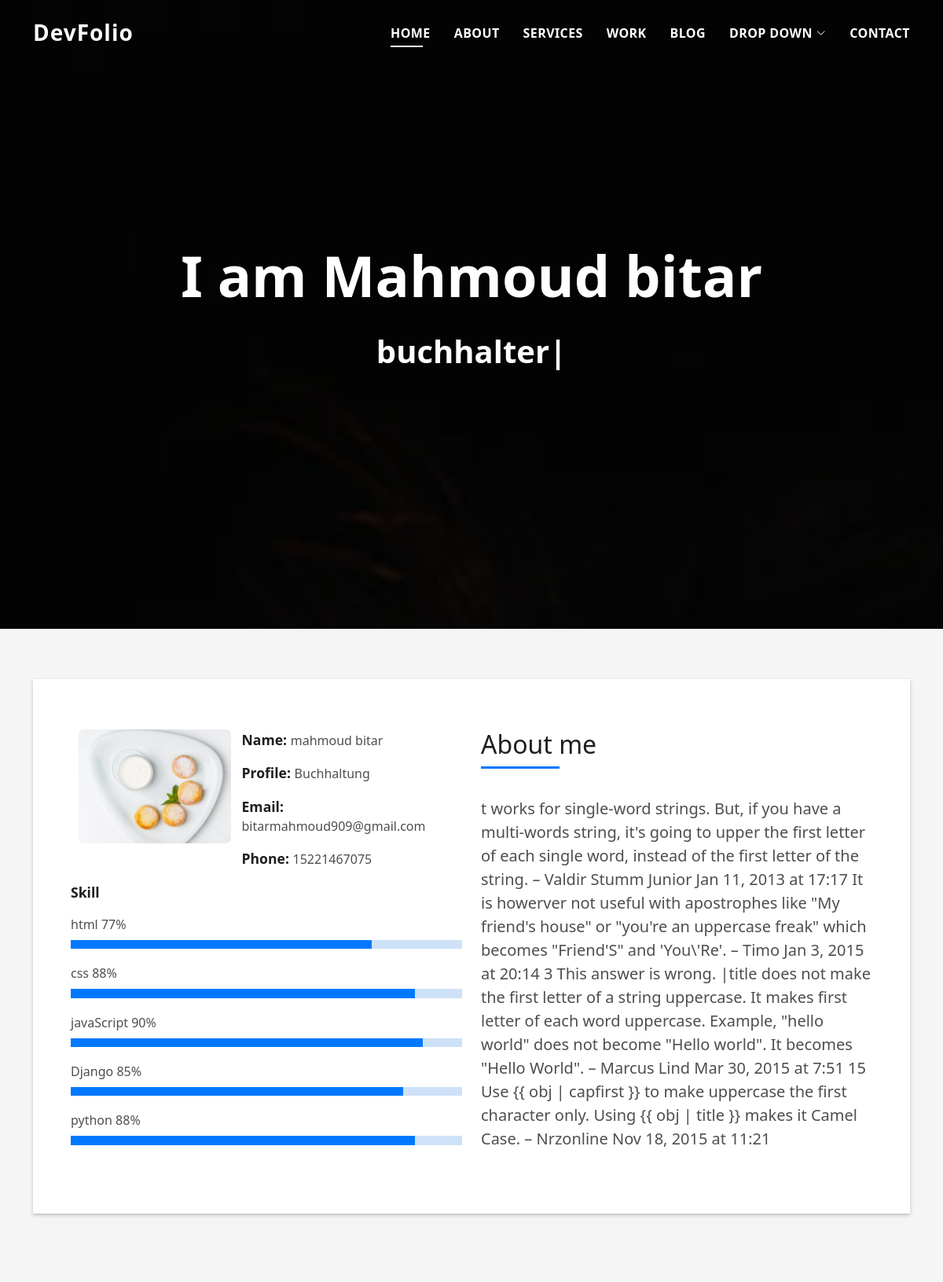
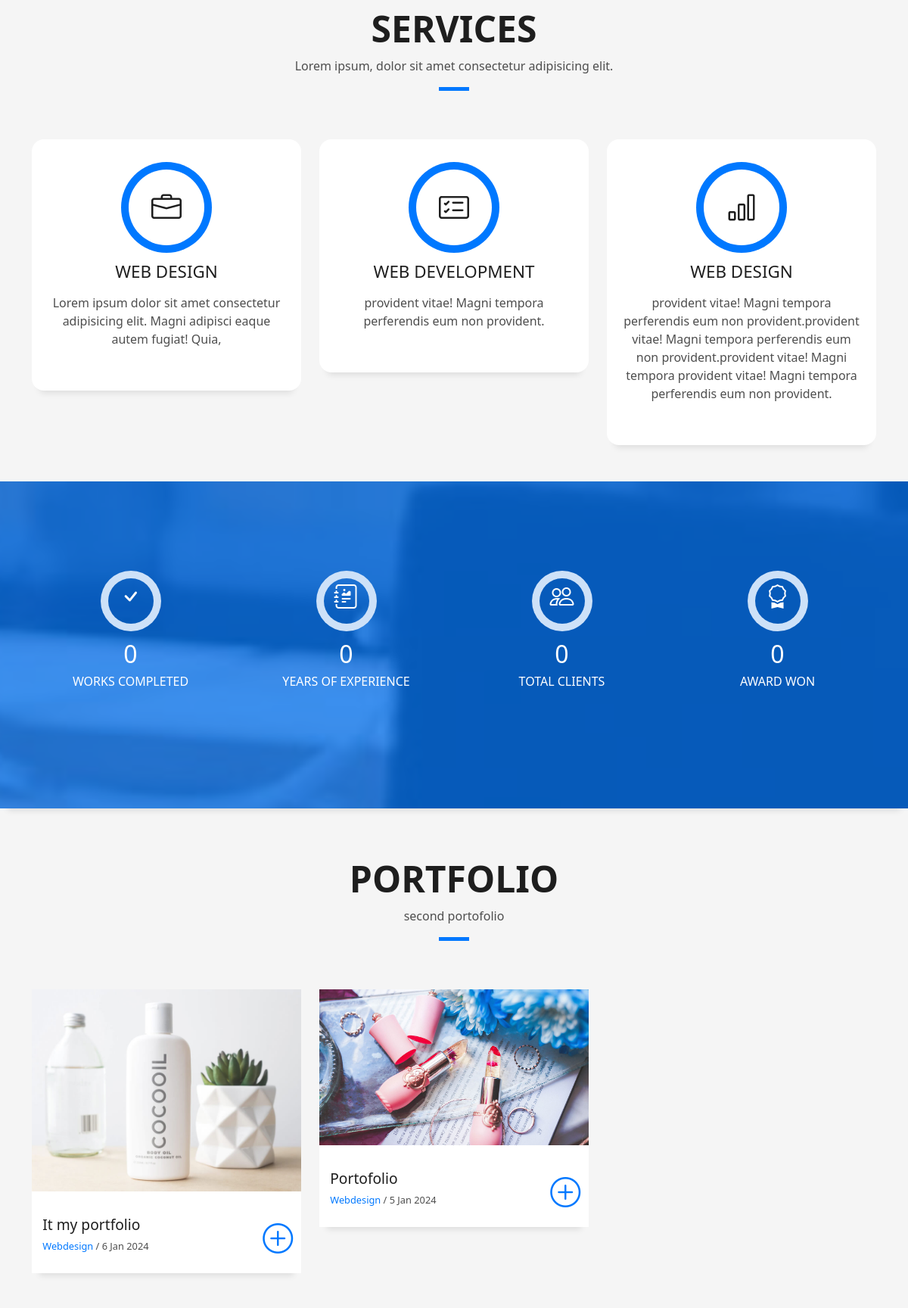
The page / (upper part) on the database its author committed (2 pictures, top to bottom).
### home/models.py (models this page shows, shortened)
class Home (models.Model):
    name = models.CharField(max_length=20)
    job = models.CharField(max_length=50)
    image = models.ImageField(upload_to='home/', null=True,blank=True)

class About (models.Model):
    name =models.CharField(max_length=20)
    profile = models.CharField(max_length=50)
    email = models.CharField(max_length=40)
    phone = models.IntegerField(blank=True, help_text='Contact phone number')
    image = models.ImageField(upload_to='about/')
    aboutme = models.TextField(max_length=20000)

class Skill (models.Model):
    skill = models.CharField(max_length=15)
    percentage = models.IntegerField()
    def __str__(self):
        return self.skill

class Service (models.Model):
    title = models.CharField(max_length=200)
    icon1 = models.CharField(max_length=20)
    icon2 = models.CharField(max_length=20)
    job = models.CharField(max_length=50)
    subtitle = models.CharField(max_length=500)

class Portfoilo(models.Model):
    title = models.CharField(max_length=200)
    image = models.ImageField(upload_to='protfolio/')
    text = models.CharField(max_length=50)
    job = models.CharField(max_length=50)
    date = models.DateField(default=1, null =True,blank=True)
    client = models.CharField(max_length=50)
    subtitle = models.TextField(max_length=10000)
    def __str__(self):
        return self.title

### home/views.py (the view)
# urls.py: 2. Add a URL to urlpatterns:  path('', views.home, name='home')
def home (request):
    home = Home.objects.last()
    about = About.objects.last()
    skill = Skill.objects.all()
    service = Service.objects.all()
    portfolio = Portfoilo.objects.all()
    text_portofolio = Portfoilo.objects.last()
    blog = Blog.objects.all()
    return render (request,'home.html', {
        'home':home,
        'about':about,
        'skill':skill,
        'service':service,
        'portfolio':portfolio,
        'text_portofolio':text_portofolio,
        'blog':blog,
        })

### home/models.py (called while the page is built)
    def __str__(self):
        return self.name

### home/templates/home.html (shortened to what this page needs)
{% load static %}
<!DOCTYPE html>
<html lang="en">
<head>
  <link href="{% static 'assets/vendor/bootstrap/css/bootstrap.min.css' %}" rel="stylesheet">
  <link href="{% static 'assets/vendor/bootstrap-icons/bootstrap-icons.css' %}" rel="stylesheet">
  <link href="{% static 'assets/vendor/glightbox/css/glightbox.min.css' %}" rel="stylesheet">
  <link href="{% static 'assets/vendor/swiper/swiper-bundle.min.css' %}" rel="stylesheet">
  <link href="{% static 'assets/css/style.css' %}" rel="stylesheet">
</head>
<body>
  <header id="header" class="fixed-top">
    <div class="container d-flex align-items-center justify-content-between">
      <h1 class="logo"><a href="index.html">DevFolio</a></h1>
      <nav id="navbar" class="navbar">
        <ul>
          <li><a class="nav-link scrollto active" href="#hero">Home</a></li>
          <li><a class="nav-link scrollto" href="#about">About</a></li>
          <li><a class="nav-link scrollto" href="#services">Services</a></li>
          <li><a class="nav-link scrollto " href="#work">Work</a></li>
          <li><a class="nav-link scrollto " href="#blog">Blog</a></li>
          <li class="dropdown"><a href="#"><span>Drop Down</span> <i class="bi bi-chevron-down"></i></a>
          </li>
          <li><a class="nav-link scrollto" href="#contact">Contact</a></li>
        </ul>
      </nav>
    </div>
  </header>
  <div id="hero" class="hero route bg-image" style="background-image: url(assets/img/hero-bg.jpg)">
    <div class="overlay-itro"></div>
    <div class="hero-content display-table">
      <div class="table-cell">
        <div class="container">
          <h1 class="hero-title mb-4">I am {{home.name}}</h1>
          <p class="hero-subtitle"><span class="typed" data-typed-items="{{home.job}}"></span></p>
        </div>
      </div>
    </div>
  </div>
  <main id="main">
    <section id="about" class="about-mf sect-pt4 route">
      <div class="container">
        <div class="row">
          <div class="col-sm-12">
            <div class="box-shadow-full">
              <div class="row">
                <div class="col-md-6">
                  <div class="row">
                    <div class="col-sm-6 col-md-5">
                      <div class="about-img">
                        <img src="{{about.image.url}}" class="img-fluid rounded b-shadow-a" alt="">
                      </div>
                    </div>
                    <div class="col-sm-6 col-md-7">
                      <div class="about-info">
                        <p><span class="title-s">Name: </span> <span>{{about.name}}</span></p>
                        <p><span class="title-s">Profile: </span> <span>{{about.profile}}</span></p>
                        <p><span class="title-s">Email: </span> <span>{{about.email}}</span></p>
                        <p><span class="title-s">Phone: </span> <span>{{about.phone}}</span></p>
                      </div>
                    </div>
                  </div>
                  <div class="skill-mf">
                    <p class="title-s">Skill</p>
                    {% for skill in skill %}
                      <span>{{skill}}</span> <span class="pull-right">{{skill.percentage}}%</span>
                      <div class="progress">
                        <div class="progress-bar" role="progressbar" style="width: {{skill.percentage}}%;" aria-valuenow="85" aria-valuemin="0" aria-valuemax="100"></div>
                      </div>
                    {% endfor %}
                  </div>
                </div>
                <div class="col-md-6">
                  <div class="about-me pt-4 pt-md-0">
                    <div class="title-box-2">
                      <h5 class="title-left">
                        About me
                      </h5>
                    </div>
                    <p class="lead">
                      {{about.aboutme}}
                    </p>
                  </div>
                </div>
              </div>
            </div>
          </div>
        </div>
      </div>
    </section>
    <section id="services" class="services-mf pt-5 route">
      <div class="container">
        <div class="row">
          <div class="col-sm-12">
            <div class="title-box text-center">
              <h3 class="title-a">
                Services
              </h3>
              <p class="subtitle-a">
                Lorem ipsum, dolor sit amet consectetur adipisicing elit.
              </p>
              <div class="line-mf"></div>
            </div>
          </div>
        </div>
        <div class="row">
          {% for service in service %}
            <div class="col-md-4">
              <div class="service-box">
                <div class="service-ico">
                  <span class="{{service.icon1}}"><i class="{{service.icon2}}"></i></span>
                </div>
                <div class="service-content">
                  <h2 class="s-title">{{service.job}}</h2>
                  <p class="s-description text-center">
                    {{service.subtitle}}
                  </p>
                </div>
              </div>
            </div>
          {% endfor %}
        </div>
      </div>
    </section>
    <div class="section-counter paralax-mf bg-image" style="background-image: url(assets/img/counters-bg.jpg)">
      <div class="overlay-mf"></div>
      <div class="container position-relative">
        <div class="row">
          <div class="col-sm-3 col-lg-3">
            <div class="counter-box counter-box pt-4 pt-md-0">
              <div class="counter-ico">
                <span class="ico-circle"><i class="bi bi-check"></i></span>
              </div>
              <div class="counter-num">
                <p data-purecounter-start="0" data-purecounter-end="450" data-purecounter-duration="1" class="counter purecounter"></p>
                <span class="counter-text">WORKS COMPLETED</span>
              </div>
            </div>
          </div>
          <div class="col-sm-3 col-lg-3">
            <div class="counter-box pt-4 pt-md-0">
              <div class="counter-ico">
                <span class="ico-circle"><i class="bi bi-journal-richtext"></i></span>
              </div>
              <div class="counter-num">
                <p data-purecounter-start="0" data-purecounter-end="25" data-purecounter-duration="1" class="counter purecounter"></p>
                <span class="counter-text">YEARS OF EXPERIENCE</span>
              </div>
            </div>
          </div>
          <div class="col-sm-3 col-lg-3">
            <div class="counter-box pt-4 pt-md-0">
              <div class="counter-ico">
                <span class="ico-circle"><i class="bi bi-people"></i></span>
              </div>
              <div class="counter-num">
                <p data-purecounter-start="0" data-purecounter-end="550" data-purecounter-duration="1" class="counter purecounter"></p>
                <span class="counter-text">TOTAL CLIENTS</span>
              </div>
            </div>
          </div>
          <div class="col-sm-3 col-lg-3">
            <div class="counter-box pt-4 pt-md-0">
              <div class="counter-ico">
                <span class="ico-circle"><i class="bi bi-award"></i></span>
              </div>
              <div class="counter-num">
                <p data-purecounter-start="0" data-purecounter-end="48" data-purecounter-duration="1" class="counter purecounter"></p>
                <span class="counter-text">AWARD WON</span>
              </div>
            </div>
          </div>
        </div>
      </div>
    </div>
    <section id="work" class="portfolio-mf sect-pt4 route">
      <div class="container">
        <div class="row">
          <div class="col-sm-12">
            <div class="title-box text-center">
              <h3 class="title-a">
                Portfolio
              </h3>
              <p class="subtitle-a">
                {{text_portofolio}}
              </p>
              <div class="line-mf"></div>
            </div>
          </div>
        </div>
        <div class="row">
          {% for portfolio in portfolio %}
            <div class="col-md-4">
              <div class="work-box">
                <a href="assets/img/work-1.jpg" data-gallery="portfolioGallery" class="portfolio-lightbox">
                  <div class="work-img">
                    <img src="{{portfolio.image.url}}" alt="" class="img-fluid">
                  </div>
                </a>
                <div class="work-content">
                  <div class="row">
                    <div class="col-sm-8">
                      <h2 class="w-title">{{portfolio.text|capfirst}}</h2>
                      <div class="w-more">
                        <span class="w-ctegory">{{portfolio.job|title}}</span> / <span class="w-date">{{portfolio.date|date:" j M o"}}</span>
                      </div>
                    </div>
                    <div class="col-sm-4">
                      <div class="w-like">
                        <a href="portfolio-details.html"> <span class="bi bi-plus-circle"></span></a>
                      </div>
                    </div>
                  </div>
                </div>
              </div>
            </div>
          {% endfor %}
        </div>
      </div>
    </section>
  </main>
</body>
</html>

### rows shown on the page
Home: name "Mahmoud bitar"
About: image (picture), name "mahmoud bitar", profile "Buchhaltung", email "bitarmahmoud909@gmail.com", phone "15221467075", aboutme "t works for single-word strings. But, if you have a multi-words string, it's going to upper the first letter of each single word, instead of the first letter of the string. – Valdir Stumm Junior Jan 11, 2013 at 17:17 It is howerver not useful with apostrophes like \"My friend's house\" or \"you're an uppercase freak\" which becomes \"Friend'S\" and 'You\\'Re'. – Timo Jan 3, 2015 at 20:14 3 This answer is wrong. |title does not make the first letter of a string uppercase. It makes first letter of each word uppercase. Example, \"hello world\" does not become \"Hello world\". It becomes \"Hello World\". – Marcus Lind Mar 30, 2015 at 7:51 15 Use {{ obj | capfirst }} to make uppercase the first character…"
Skill: skill "html", percentage "77"
Skill: skill "css", percentage "88"
Skill: skill "javaScript", percentage "90"
Skill: skill "Django", percentage "85"
Skill: skill "python", percentage "88"
Service: job "WEB DESIGN", subtitle "Lorem ipsum dolor sit amet consectetur adipisicing elit. Magni adipisci eaque autem fugiat! Quia,"
Service: job "WEB DEVELOPMENT", subtitle "provident vitae! Magni tempora perferendis eum non provident."
Service: job "WEB DESIGN", subtitle "provident vitae! Magni tempora perferendis eum non provident.provident vitae! Magni tempora perferendis eum non provident.provident vitae! Magni tempora provident vitae! Magni tempora perferendis eum non provident."
Portfoilo: title "second portofolio", image (picture), text "Portofolio", job "Webdesign", date "5 Jan 2024"
Portfoilo: image (picture), text "It my portfolio", job "Webdesign", date "6 Jan 2024"
